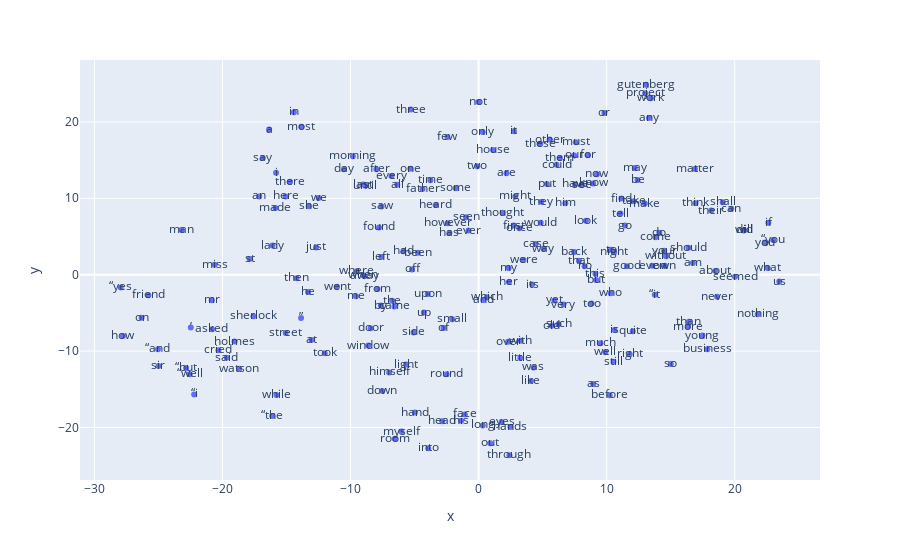

Notebook cell for this chart:
### Code cell
# Graficar los embedddings en 2D
import plotly.graph_objects as go
import plotly.express as px

x_vals, y_vals, labels = reduce_dimensions(w2v_model)

MAX_WORDS=200
fig = px.scatter(x=x_vals[:MAX_WORDS], y=y_vals[:MAX_WORDS], text=labels[:MAX_WORDS])
fig.show(renderer='vscode') # esto para plotly en colab

### Figure 1 — Plotly figure (JSON) as saved in the notebook; plotly's stock layout.template omitted (floating-point values rounded to 4 significant figures; data arrays with more than 128 entries replaced by an {"elided": "..."} marker saying what was removed)
{"data": [{"hovertemplate": "x=%{x}<br>y=%{y}<br>text=%{text}<extra></extra>", "legendgroup": "", "marker": {"color": "#636efa", "symbol": "circle"}, "mode": "markers+text", "name": "", "orientation": "v", "showlegend": false, "text": {"elided": "200 str values"}, "type": "scatter", "x": {"elided": "200 float values"}, "xaxis": "x", "y": {"elided": "200 float values"}, "yaxis": "y"}], "layout": {"legend": {"tracegroupgap": 0}, "margin": {"t": 60}, "xaxis": {"anchor": "y", "domain": [0, 1], "title": {"text": "x"}}, "yaxis": {"anchor": "x", "domain": [0, 1], "title": {"text": "y"}}}}
